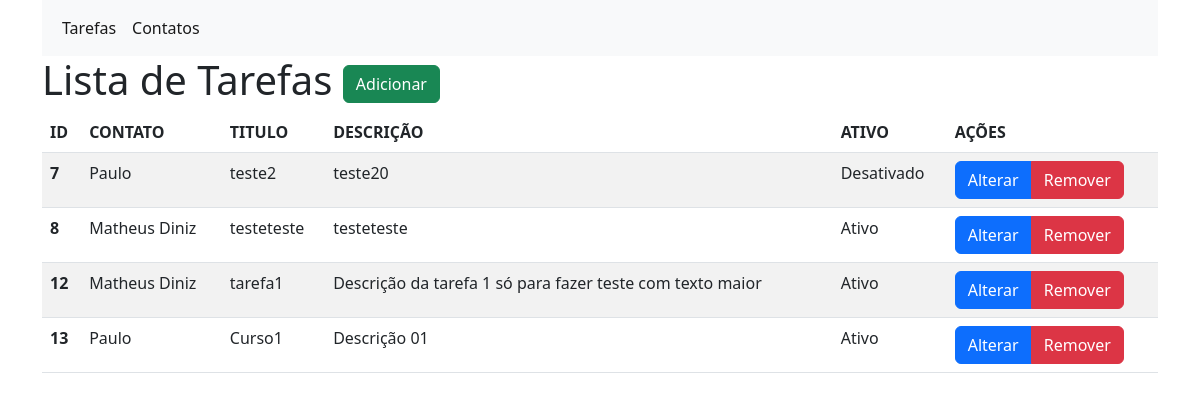
Before: / with the older database file.
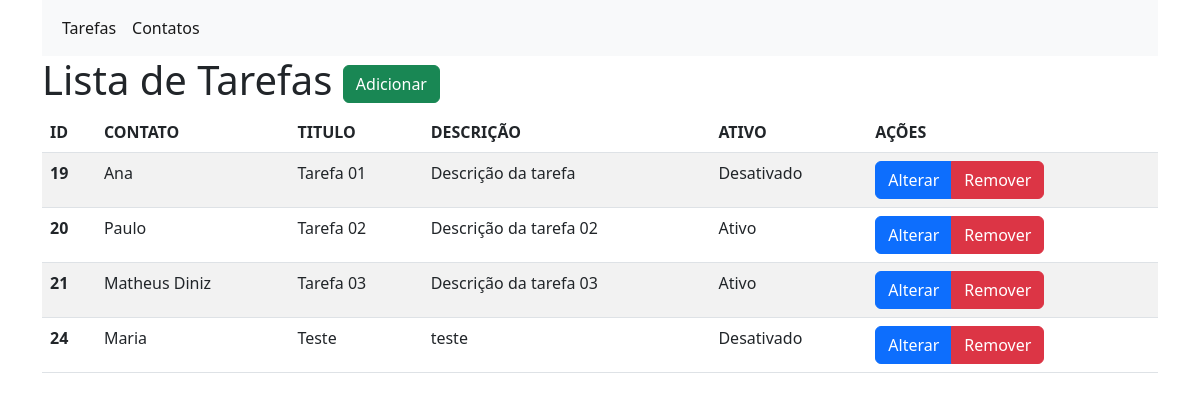
After: the same page with the newer database file.
### tarefas/models.py (models this page shows, shortened)
class Tarefa(models.Model):
    contato_id = models.ForeignKey(Contato, on_delete=models.CASCADE)
    titulo = models.CharField(max_length=60)
    descricao = models.CharField(max_length=150)
    ativo = models.BooleanField()
    data_alteracao = models.DateTimeField('data/hora', null=True, blank=True)
    data_cadastro = models.DateTimeField('data/hora')

### contatos/models.py (models this page shows)
class Contato(models.Model):
    nome = models.CharField(max_length=120)
    email = models.EmailField()
    data_alteracao = models.DateTimeField('data/hora', null=True, blank=True)
    data_cadastro = models.DateTimeField('data/hora')
    def __str__(self):
        return self.nome

### tarefas/views.py (the view)
# urls.py: path('', lista_tarefa, name='lista_tarefa'),
def lista_tarefa(request):
    tarefas = Tarefa.objects.all()
    return render(request, 'tarefas.html', {'tarefas': tarefas})

### tarefas/templates/tarefas.html (shortened to what this page needs)
<!DOCTYPE html>
<html lang="pt-br">
    <head>
        <link href="https://cdn.jsdelivr.net/npm/bootstrap@5.2.0/dist/css/bootstrap.min.css" rel="stylesheet">
    </head>
    <body>
        <div class="container">
            <nav class="navbar navbar-expand-lg bg-light">
                <div class="container-fluid">
                    <div class="collapse navbar-collapse" id="navbarSupportedContent">
                        <ul class="navbar-nav me-auto mb-2 mb-lg-0">
                            <li class="nav-item">
                                <a class="nav-link active" aria-current="page" href="{% url 'lista_tarefa' %}">Tarefas</a>
                            </li>
                            <li class="nav-item">
                                <a class="nav-link active" aria-current="page" href="{% url 'lista_contatos' %}">Contatos</a>
                            </li>
                        </ul>
                    </div>
                </div>
            </nav>
            <h1>
                Lista de Tarefas
                <a class="btn btn-success" href="{% url 'nova_tarefa' %}">Adicionar</a>
            </h1>
            <table class="table table-striped">
                <thead>
                    <tr>
                        <th scope="col">ID</th>
                        <th scope="col">CONTATO</th>
                        <th scope="col">TITULO</th>
                        <th scope="col">DESCRIÇÃO</th>
                        <th scope="col">ATIVO</th>
                        <th scope="col">AÇÕES</th>
                    </tr>
                </thead>
                <tbody>
                    {% for tarefa in tarefas %}
                        <tr>
                            <th scope="row">{{ tarefa.id }}</th>
                            <td>{{ tarefa.contato_id }}</td>
                            <td>{{ tarefa.titulo }}</td>
                            <td>{{ tarefa.descricao }}</td>
                            {% if tarefa.ativo == True %}
                                <td>Ativo</td>
                            {% else %}
                                <td>Desativado</td>
                            {% endif %}
                            <td>
                                <div class="btn-group" role="group" aria-label="Basic example">
                                    <a class="btn btn-primary" href="{% url 'alterar_tarefa' tarefa.id %}">Alterar</a>
                                    <a class="btn btn-danger" href="{% url 'remover_tarefa' tarefa.id %}">Remover</a>
                                </div>
                            </td>
                        </tr>
                    {% endfor %}
                </tbody>
            </table>
        </div>
    </body>
</html>

Changed rows visible on the page:
removed Tarefa: id "7", contato_id "Paulo", titulo "teste2", descricao "teste20", ativo "Desativado"
removed Tarefa: id "8", contato_id "Matheus Diniz", titulo "testeteste", descricao "testeteste", ativo "Ativo"
removed Tarefa: id "12", contato_id "Matheus Diniz", titulo "tarefa1", descricao "Descrição da tarefa 1 só para fazer teste com texto maior", ativo "Ativo"
removed Tarefa: id "13", contato_id "Paulo", titulo "Curso1", descricao "Descrição 01", ativo "Ativo"
added Tarefa: id "19", contato_id "Ana", titulo "Tarefa 01", descricao "Descrição da tarefa", ativo "Desativado"
added Tarefa: id "20", contato_id "Paulo", titulo "Tarefa 02", descricao "Descrição da tarefa 02", ativo "Ativo"
added Tarefa: id "21", contato_id "Matheus Diniz", titulo "Tarefa 03", descricao "Descrição da tarefa 03", ativo "Ativo"
added Tarefa: id "24", contato_id "Maria", titulo "Teste", descricao "teste", ativo "Desativado"
